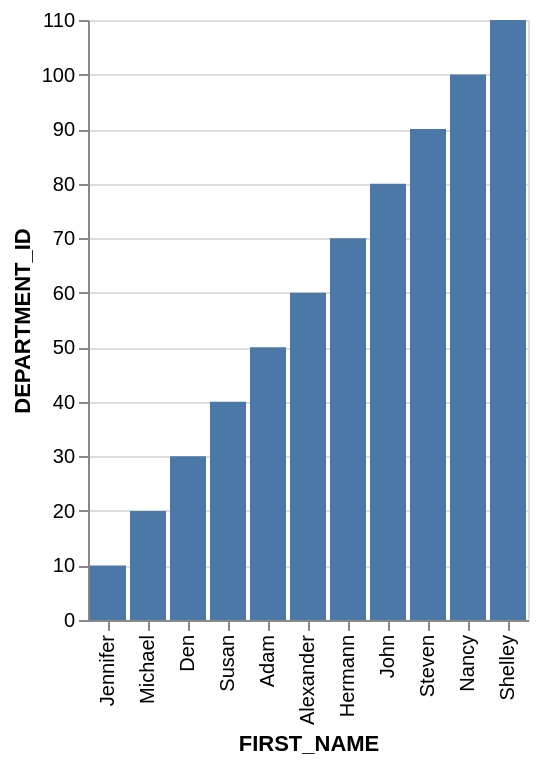

Vega-Lite specification stored for this chart:
### Vega-Lite specification from a JSON file in a GitHub repository (floating-point values rounded to 4 significant figures)
{"data": {"values": [{"x_data": "Jennifer", "y_data": 10}, {"x_data": "Michael", "y_data": 20}, {"x_data": "Den", "y_data": 30}, {"x_data": "Susan", "y_data": 40}, {"x_data": "Adam", "y_data": 50}, {"x_data": "Alexander", "y_data": 60}, {"x_data": "Hermann", "y_data": 70}, {"x_data": "John", "y_data": 80}, {"x_data": "Steven", "y_data": 90}, {"x_data": "Nancy", "y_data": 100}, {"x_data": "Shelley", "y_data": 110}]}, "mark": "bar", "encoding": {"x": {"field": "x_data", "type": "nominal", "title": "FIRST_NAME", "sort": {"op": "sum", "field": "y_data", "order": "ascending"}}, "y": {"field": "y_data", "type": "quantitative", "title": "DEPARTMENT_ID"}}}
